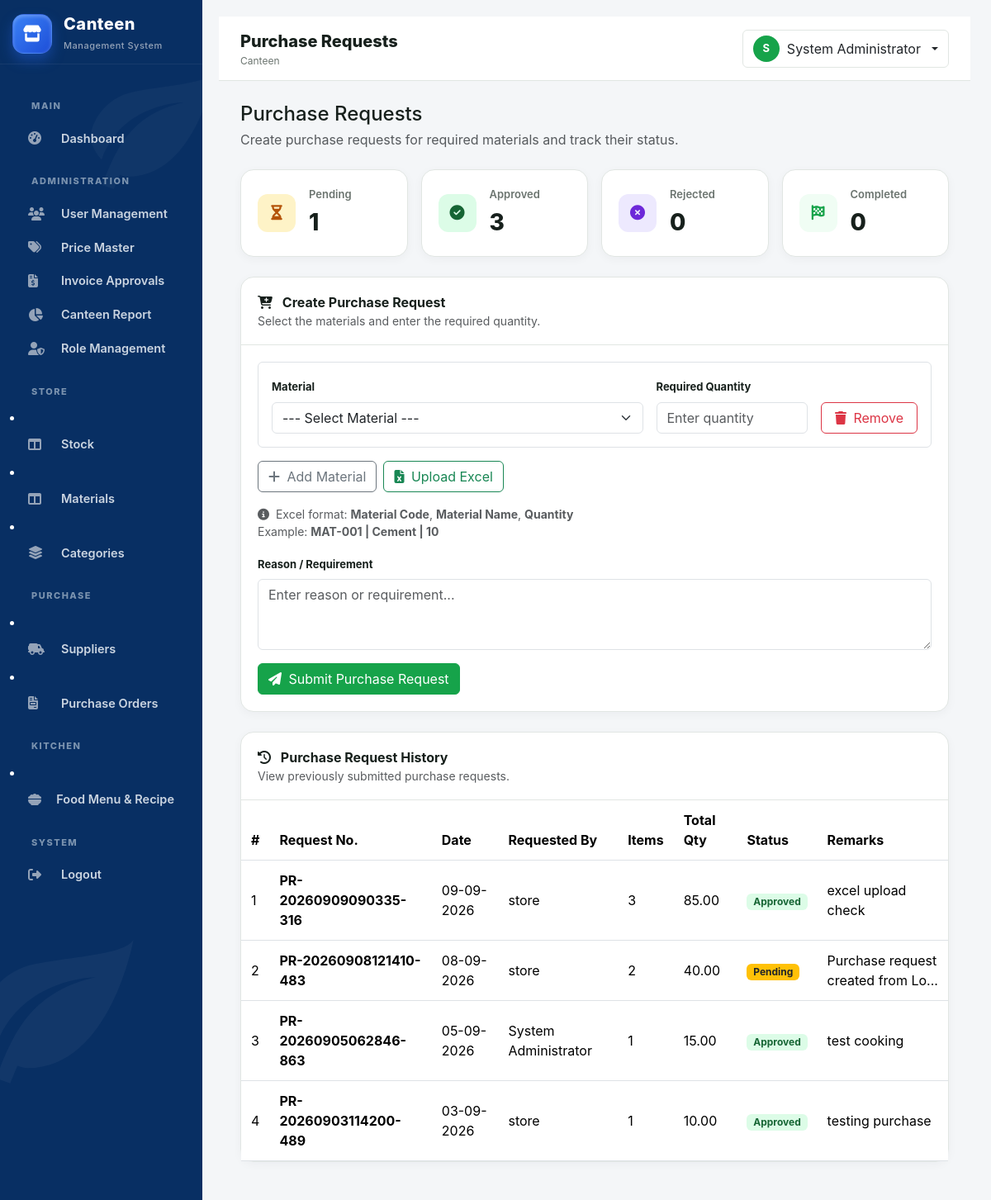
Before: /store/purchase_requests.php (signed in) with the older database file.
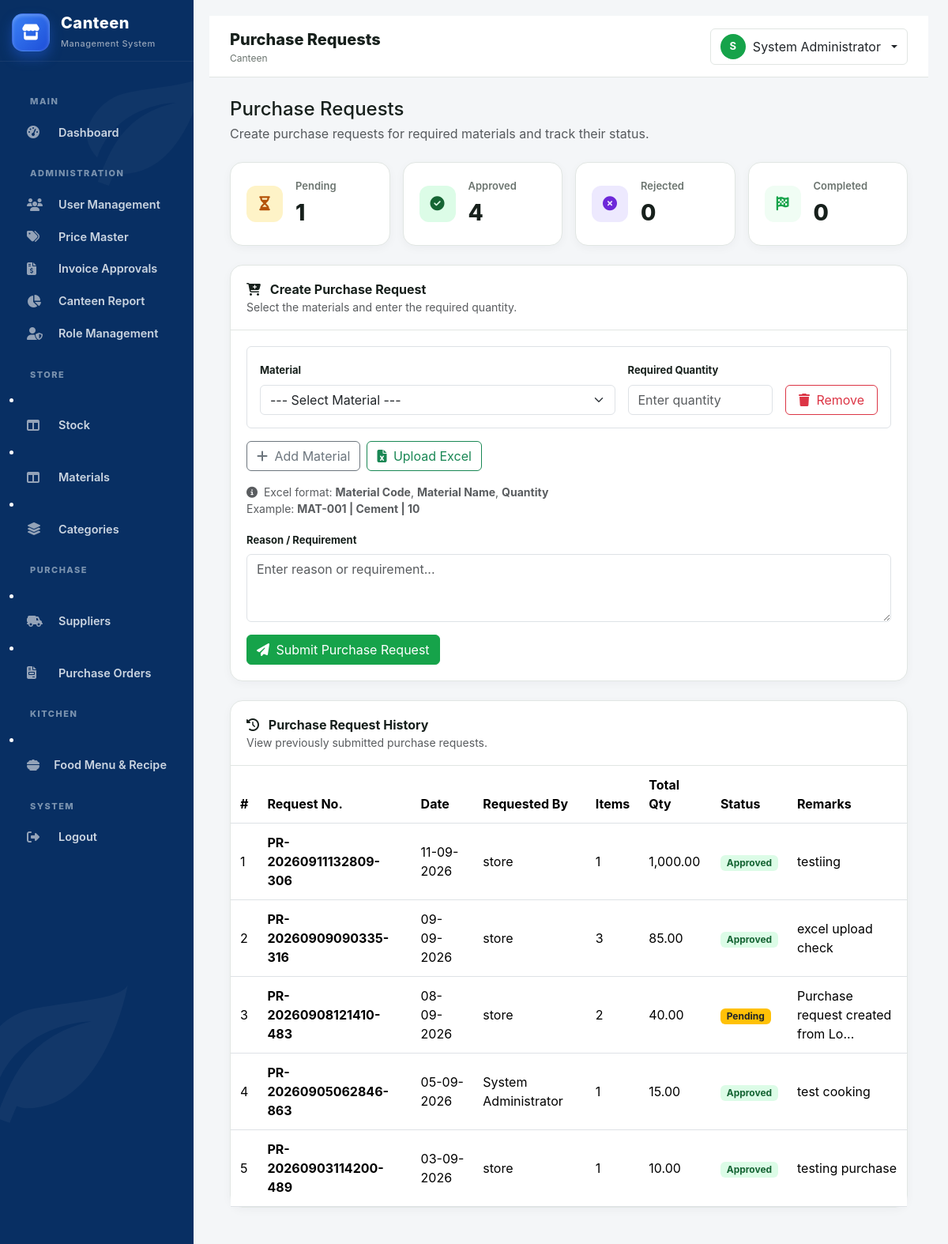
After: the same page with the newer database file.
### tables this page shows
CREATE TABLE `purchase_requests` (
  `id` int(10) UNSIGNED NOT NULL,
  `request_no` varchar(60) NOT NULL,
  `requested_by` int(10) UNSIGNED NOT NULL,
  `request_date` date NOT NULL,
  `status` enum('Pending','Approved','Rejected','Purchased','Completed') DEFAULT 'Pending',
  `remarks` text DEFAULT NULL,
  `created_at` datetime DEFAULT current_timestamp()
);

CREATE TABLE `users` (
  `id` int(10) UNSIGNED NOT NULL,
  `role_id` int(10) UNSIGNED NOT NULL,
  `employee_code` varchar(50) DEFAULT NULL,
  `employee_name` varchar(150) NOT NULL,
  `email` varchar(150) NOT NULL,
  `password` varchar(255) NOT NULL,
  `status` enum('Enable','Disabled') NOT NULL DEFAULT 'Enable',
  `created_at` datetime NOT NULL DEFAULT current_timestamp(),
  `updated_at` datetime DEFAULT NULL ON UPDATE current_timestamp()
);

### includes/functions.php (called while the page is built, shortened)
<?php
function e(?string $value): string {
    return htmlspecialchars($value ?? '', ENT_QUOTES, 'UTF-8');
}

### store/purchase_requests.php (the view, shortened to what the changed rows need)
<?php
require_once __DIR__ . '/../config/database.php';
require_once __DIR__ . '/../includes/functions.php';
$requests = $con->query("
    SELECT
        pr.id,
        pr.request_no,
        pr.request_date,
        pr.status,
        pr.remarks,
        u.employee_name,
        COUNT(i.id) AS item_count,
        COALESCE(
            SUM(i.requested_qty),
            0
        ) AS total_qty
    FROM purchase_requests pr
    INNER JOIN users u
        ON u.id = pr.requested_by
    LEFT JOIN purchase_request_items i
        ON i.request_id = pr.id
    GROUP BY
        pr.id,
        pr.request_no,
        pr.request_date,
        pr.status,
        pr.remarks,
        u.employee_name
    ORDER BY pr.id DESC
")->fetchAll(PDO::FETCH_ASSOC);
$pendingCount   = 0;
$approvedCount  = 0;
foreach ($requests as $request) {
    switch ($request['status']) {
        case 'Pending':
            $pendingCount++;
            break;
        case 'Approved':
            $approvedCount++;
            break;
    }
}
require_once __DIR__ . '/../includes/header.php';
?>
<main class="main-content">
    <div class="page-body">
        <div class="row g-3 mb-4">
            <div class="col-6 col-lg-3">
                <div class="stat-card d-flex align-items-center gap-3">
                    <div>
                        <div class="stat-label">
                            Approved
                        </div>
                        <div class="stat-value">
                            <?= $approvedCount ?>
                        </div>
                    </div>
                </div>
            </div>
        </div>
        <div class="content-card">
            <div class="table-responsive">
                <table class="table table-hover align-middle mb-0">
                    <thead>
                        <tr>
                            <th>#</th>
                            <th>Request No.</th>
                            <th>Date</th>
                            <th>Requested By</th>
                            <th>Items</th>
                            <th>Total Qty</th>
                            <th>Status</th>
                            <th>Remarks</th>
                        </tr>
                    </thead>
                    <tbody>
                        <?php if (empty($requests)): ?>
                            <tr>
                                <td
                                    colspan="8"
                                    class="text-center text-muted py-4"
                                >
                                    <i class="fa-solid fa-inbox fa-2x mb-2"></i>
                                    <div>
                                        No purchase requests found.
                                    </div>
                                </td>
                            </tr>
                        <?php else: ?>
                            <?php foreach ($requests as $index => $request): ?>
                                <tr>
                                    <td>
                                        <?= $index + 1 ?>
                                    </td>
                                    <td>
                                        <strong>
                                            <?= e(
                                                $request['request_no']
                                            ) ?>
                                        </strong>
                                    </td>
                                    <td>
                                        <?= e(
                                            date(
                                                'd-m-Y',
                                                strtotime(
                                                    $request['request_date']
                                                )
                                            )
                                        ) ?>
                                    </td>
                                    <td>
                                        <?= e(
                                            $request['employee_name']
                                        ) ?>
                                    </td>
                                    <td>
                                        <?= (int)$request['item_count'] ?>
                                    </td>
                                    <td>
                                        <?= number_format(
                                            (float)$request['total_qty'],
                                            2
                                        ) ?>
                                    </td>
                                    <td>
                                        <?php
                                        $status = $request['status'];
                                        if ($status === 'Pending') {
                                            $badge =
                                                'bg-warning text-dark';
                                        } elseif ($status === 'Approved') {
                                            $badge =
                                                'badge-enable';
                                        } elseif ($status === 'Rejected') {
                                            $badge =
                                                'badge-disabled';
                                        } elseif ($status === 'Completed') {
                                            $badge =
                                                'bg-primary';
                                        } else {
                                            $badge =
                                                'bg-secondary';
                                        }
                                        ?>
                                        <span
                                            class="badge <?= $badge ?>"
                                        >
                                            <?= e($status) ?>
                                        </span>
                                    </td>
                                    <td>
                                        <?php if (!empty($request['remarks'])): ?>
                                            <span
                                                title="<?= e($request['remarks']) ?>"
                                            >
                                                <?= e(
                                                    mb_strimwidth(
                                                        $request['remarks'],
                                                        0,
                                                        35,
                                                        '...'
                                                    )
                                                ) ?>
                                            </span>
                                        <?php else: ?>
                                            <span class="text-muted">
                                                -
                                            </span>
                                        <?php endif; ?>
                                    </td>
                                </tr>
                            <?php endforeach; ?>
                        <?php endif; ?>
                    </tbody>
                </table>
            </div>
        </div>
    </div>
</main>
<?php
require_once __DIR__ . '/../includes/footer.php';
?>

Changed rows visible on the page:
added purchase_requests: request_no "PR-20260911132809-306", request_date "11-09-2026", requested_by.employee_name "store", item_count "1", total_qty "1,000.00", status "Approved", remarks "testiing"
Other visible differences:
$approvedCount: "3" → "4"
